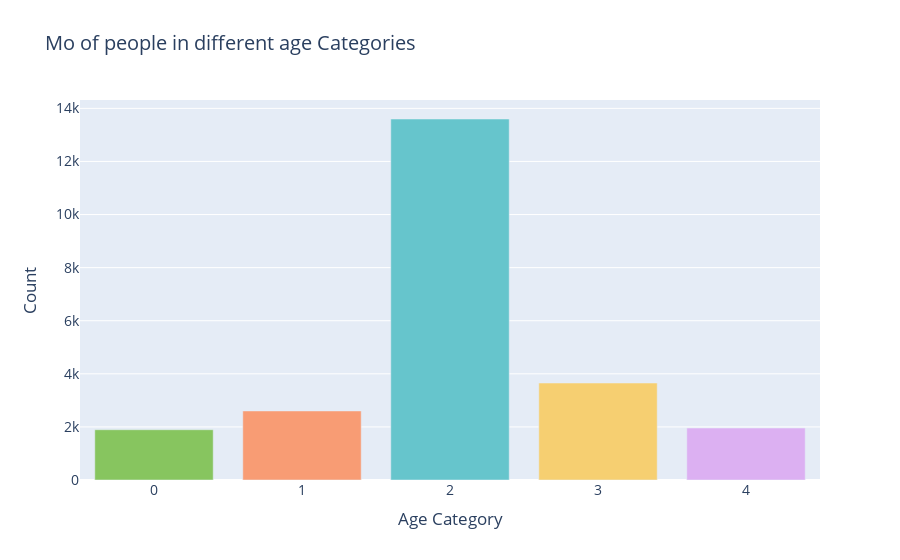

Here is the notebook cell this chart was saved with:
### Code cell
data2["age_category"] = pd.cut(data2["age"], bins=[0, 3, 18, 45, 64, 116], labels=[0, 1, 2, 3, 4])
age_counts = data2["age_category"].value_counts()

# To provide  set of color palettes  mate
colors = px.colors.qualitative.Pastel


fig = go.Figure(data=go.Bar(
    x=age_counts.index,
    y=age_counts.values,
    marker=dict(color=colors)
))


fig.update_layout(
    title="No of people in different age Categories",
    xaxis=dict(title="Age Category"),
    yaxis=dict(title="Count"),
    font=dict(size=14),
)

# To Show the fianl plot mate
fig.show()

### Figure 1 — Plotly figure (JSON) as saved in the notebook; plotly's stock layout.template omitted (floating-point values rounded to 4 significant figures)
{"data": [{"marker": {"color": ["rgb(102, 197, 204)", "rgb(246, 207, 113)", "rgb(248, 156, 116)", "rgb(220, 176, 242)", "rgb(135, 197, 95)", "rgb(158, 185, 243)", "rgb(254, 136, 177)", "rgb(201, 219, 116)", "rgb(139, 224, 164)", "rgb(180, 151, 231)", "rgb(179, 179, 179)"]}, "type": "bar", "x": [2, 3, 1, 4, 0], "y": [13599, 3653, 2601, 1958, 1894]}], "layout": {"font": {"size": 14}, "title": {"text": "Mo of people in different age Categories"}, "xaxis": {"title": {"text": "Age Category"}}, "yaxis": {"title": {"text": "Count"}}}}
